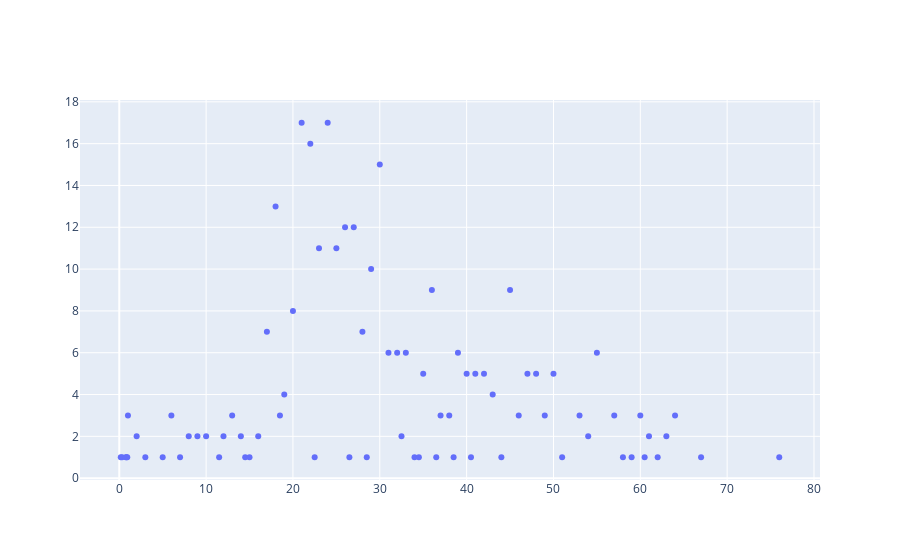

Source (notebook cell):
### Code cell
def findInformationByGroupby(dataset,listOfGroups,listofFunction,colToReturn):
	"""
	Group by dataset given a listof features

	Args:
	    dataset (DataFrame): [description]
	    listOfGroups (list): [description]
	    listofFunction (list) : numpy agg function ( min, max, Sum ,count ... )
	"""

	groupCol = dataset.groupby(listOfGroups)
	aggregated = groupCol[colToReturn].agg(listofFunction)
	print(aggregated)
	print(long_string)
	fig = go.Figure()
	fig.add_traces(go.Scatter(x = aggregated.index,y = aggregated["count"],mode = 'markers',text=["Age"]*len(aggregated.index)))
	fig.show()
findInformationByGroupby(df,["Age"],["sum","count"],"Age")

### Figure 1 — Plotly figure (JSON) as saved in the notebook; plotly's stock layout.template omitted (floating-point values rounded to 4 significant figures)
{"data": [{"mode": "markers", "text": ["Age", "Age", "Age", "Age", "Age", "Age", "Age", "Age", "Age", "Age", "Age", "Age", "Age", "Age", "Age", "Age", "Age", "Age", "Age", "Age", "Age", "Age", "Age", "Age", "Age", "Age", "Age", "Age", "Age", "Age", "Age", "Age", "Age", "Age", "Age", "Age", "Age", "Age", "Age", "Age", "Age", "Age", "Age", "Age", "Age", "Age", "Age", "Age", "Age", "Age", "Age", "Age", "Age", "Age", "Age", "Age", "Age", "Age", "Age", "Age", "Age", "Age", "Age", "Age", "Age", "Age", "Age", "Age", "Age", "Age", "Age", "Age", "Age", "Age", "Age", "Age", "Age", "Age", "Age"], "type": "scatter", "x": [0.17, 0.33, 0.75, 0.83, 0.92, 1, 2, 3, 5, 6, 7, 8, 9, 10, 11.5, 12, 13, 14, 14.5, 15, 16, 17, 18, 18.5, 19, 20, 21, 22, 22.5, 23, 24, 25, 26, 26.5, 27, 28, 28.5, 29, 30, 31, 32, 32.5, 33, 34, 34.5, 35, 36, 36.5, 37, 38, 38.5, 39, 40, 40.5, 41, 42, 43, 44, 45, 46, 47, 48, 49, 50, 51, 53, 54, 55, 57, 58, 59, 60, 60.5, 61, 62, 63, 64, 67, 76], "y": [1, 1, 1, 1, 1, 3, 2, 1, 1, 3, 1, 2, 2, 2, 1, 2, 3, 2, 1, 1, 2, 7, 13, 3, 4, 8, 17, 16, 1, 11, 17, 11, 12, 1, 12, 7, 1, 10, 15, 6, 6, 2, 6, 1, 1, 5, 9, 1, 3, 3, 1, 6, 5, 1, 5, 5, 4, 1, 9, 3, 5, 5, 3, 5, 1, 3, 2, 6, 3, 1, 1, 3, 1, 2, 1, 2, 3, 1, 1]}], "layout": {}}
